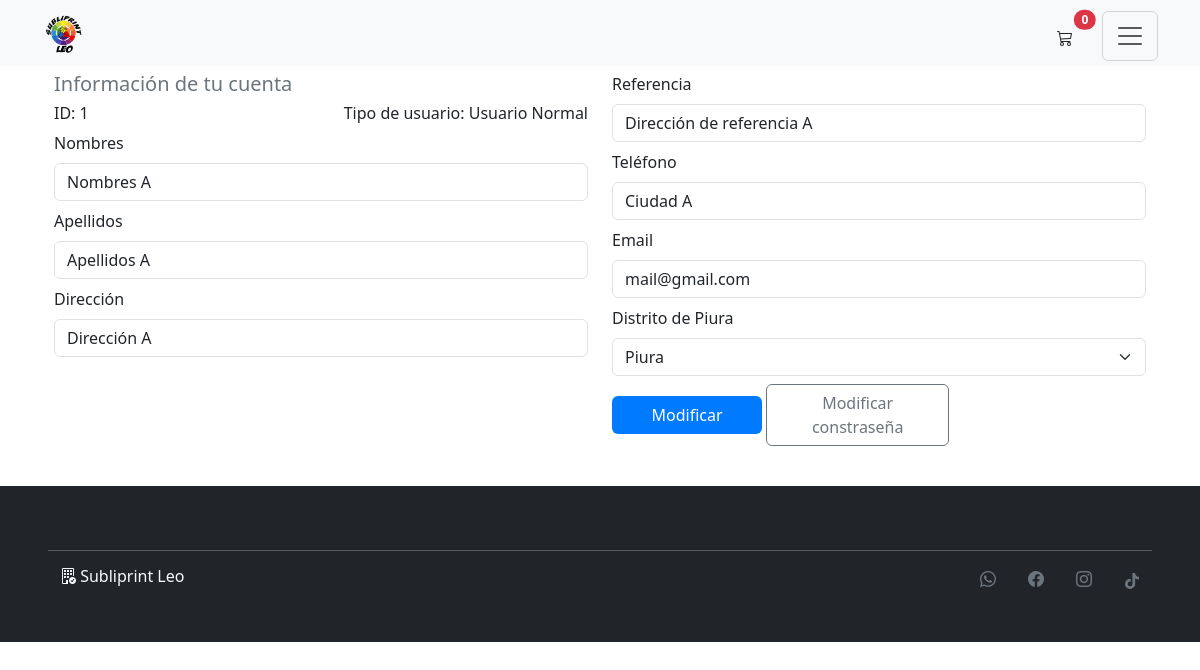
Screenshot of /app/views/checkout/settingsUser.php (signed in) with the database file from the repository.
### tables this page shows
CREATE TABLE `user` (
  `idUser` int(11) NOT NULL,
  `password` varchar(255) NOT NULL,
  `name` varchar(255) NOT NULL,
  `lastname` varchar(255) NOT NULL,
  `address` text NOT NULL,
  `reference` text NOT NULL,
  `mail` varchar(255) NOT NULL,
  `phone` varchar(30) NOT NULL,
  `city` text NOT NULL,
  `idTypeUser` int(11) NOT NULL,
  `create_user` datetime NOT NULL,
  `update_user` date DEFAULT NULL,
  `stateAccount` tinyint(1) NOT NULL DEFAULT 0
);

CREATE TABLE `typeuser` (
  `idTypeUser` int(11) NOT NULL,
  `name` varchar(255) NOT NULL,
  `description` text NOT NULL
);

CREATE TABLE `infopage` (
  `id` int(11) NOT NULL,
  `name` varchar(255) NOT NULL,
  `ruc` varchar(11) NOT NULL,
  `address` text NOT NULL,
  `phone` varchar(255) NOT NULL,
  `email` text NOT NULL,
  `dollarValue` float NOT NULL,
  `workingHours` varchar(255) NOT NULL,
  `holidayHours` varchar(255) NOT NULL
);

### config/database.php (called while the page is built, shortened)
<?php
class ConnectionDataBase {
    private $con;
    public function __construct()
    {
        $this->con = new PDO("mysql:host=".HOST.";dbname=".BASE.";port=".PORT, USER, PASS);
        if (!$this->con) {
            echo "Error en la conexión";
            exit;
        } else {
            return;
        }
    }
    public function getConnection()
    {
        return $this->con;
    }
}
?>

### app/controller/UserController.php (called while the page is built, shortened)
<?php
require_once(__DIR__.'/../model/UserModel.php');
class UserController {
    private $userModel;
    public function __construct() {
        $this->userModel = new UserModel();
    }
    public function getUserData($idUser) {
        $userData = $this->userModel->getUserData($idUser);
        return $userData;
    }
    public function getNameTypeUser($idUser) {
        $nameTypeUser = $this->userModel->getNameTypeUser($idUser);
        return $nameTypeUser;
    }
}
?>

### app/model/UserModel.php (called while the page is built, shortened)
<?php
require_once(__DIR__.'/../../config/database.php');
class UserModel {
    private $dbCon;
    public function __construct() {
        $this->dbCon = new ConnectionDataBase();
    }
    public function getUserData($idUser) {
        $sql = "SELECT idUser,
        password,
        name,
        lastname,
        address,
        reference,
        mail,
        phone,
        city,
        idTypeUser,
        create_user,
        update_user
         FROM user
        WHERE idUser = :idUser";
        $stmt = $this->dbCon->getConnection()->prepare($sql);
        $stmt->bindParam(':idUser',$idUser);
        $stmt->execute();
        return $stmt->fetch(PDO::FETCH_ASSOC);
    }
    public function getNameTypeUser($idUser) {
        $sql = "SELECT *,tu.name as nameTypeUser FROM user u INNER JOIN typeuser tu ON u.idTypeUser = tu.idTypeUser WHERE idUser = :idUser";
        $stmt = $this->dbCon->getConnection()->prepare($sql);
        $stmt->bindParam(':idUser',$idUser);
        $stmt->execute();
        return $stmt->fetch(PDO::FETCH_ASSOC);
    }
}
?>

### app/controller/InfoPageController.php (called while the page is built, shortened)
<?php
require_once(__DIR__.'/../model/InfoPageModel.php');
class InfoPageController {
    private $infoPageModel;
    public function __construct() {
        $this->infoPageModel = new InfoPageModel();
    }
    public function getInformationPage() {
        $data = $this->infoPageModel->getInformationPage();
        return $data;
    }
}
?>

### app/model/InfoPageModel.php (called while the page is built, shortened)
<?php
require_once(__DIR__.'/../../config/database.php');
class InfoPageModel {
    private $dbCon;
    public function __construct() {
        $this->dbCon = new ConnectionDataBase();
    }
    public function getInformationPage() {
        $sql = "SELECT * FROM infopage";
        $stmt = $this->dbCon->getConnection()->prepare($sql);
        $stmt->execute();
        $data = $stmt->fetchAll(PDO::FETCH_ASSOC);
        return $data;
    }
}
?>

### app/views/checkout/settingsUser.php (the view, shortened to what this page needs)
<?php
require_once('../../../app/controller/UserController.php');
?>
<!doctype html>
<html lang="en">
<head>
  <link href="https://cdn.jsdelivr.net/npm/bootstrap@5.2.1/dist/css/bootstrap.min.css" rel="stylesheet"
>
    <link href="https://cdn.jsdelivr.net/npm/bootstrap@5.3.2/dist/css/bootstrap.min.css" rel="stylesheet">
    <link rel="stylesheet" href="../../../public/css/main.css">
</head>
<body>
  <?php
    require_once('../../../app/views/layout/header.php');
  ?>
<main class="container pt-4">
  <div class="container pt-5 pb-3">
    <form action="../../../app/controller/UserController.php" method="post">
        <div class="row">
          <div class="col-md-6 rounded mb-3">
            <h5 class="text-secondary">Información de tu cuenta</h5>
                <div class="row justify-content-between">
                    <h6 class="col-md-auto">ID: <?=$idUser?></h6>
                    <h6 class="col-md-auto">Tipo de usuario: <span class="fw-light"><?=$userController->getNameTypeUser($idUser)['nameTypeUser']?></span></h6>
                </div>
                <div class="mb-2">
                  <label for="nameUser" class="form-label">Nombres</label>
                  <input type="text" class="form-control" id="nameUser" placeholder="Nombres" name="nameUser" value="<?=isset($user['name']) ? $user['name']:'';?>">
                </div>
                <div class="mb-2">
                  <label for="lastnameUser" class="form-label">Apellidos</label>
                  <input type="text" class="form-control" id="lastnameUser" placeholder="Apellidos" name="lastnameUser" value="<?=
                 isset($user['lastname']) ? $user['lastname']:'';?>">
                </div>
                <div class="mb-2">
                  <label for="addressUser" class="form-label">Dirección</label>
                  <input type="text" class="form-control" id="addressUser" placeholder="Dirección" name="addressUser" value="<?=isset($user['address'])?$user['address']:''?>">
                </div>
          </div>
          <div class="col-md-6 mb-3">
          <div class="mb-2">
                  <label for="addressReference" class="form-label">Referencia</label>
                  <input type="text" class="form-control" id="addressReference" placeholder="Referencia" name="addressReference" value="<?=isset($user['reference'])?$user['reference']:''?>">
                </div>
                <div class="mb-2">
                  <label for="phoneUser" class="form-label">Teléfono</label>
                  <input type="text" class="form-control" id="phoneUser" placeholder="Teléfono" name="phoneUser" pattern="[0-9]{9}" oninput="validarTelefono(this)"  value="<?=isset($user['phone'])?$user['phone']:''?>" maxlength="9">
                </div>
              <div class="mb-2">
                <label for="emailUser" class="form-label">Email</label>
                <input type="email" class="form-control" id="emailUser" placeholder="name@example.com" name="emailUser" value="<?=isset($user['mail'])?$user['mail']:''?>">
              </div>
              <div class="mb-2">
                <label for="cityUser" class="form-label">Distrito de Piura</label>
                <select class="form-select" aria-label="Default select example" name="cityUser" id="cityUser">
                  <option value="Piura" <?=isset($user['city']) && $user['city'] == 'Piura' ? 'selected':''?>>Piura</option>
                </select>
              </div>
              <button type="submit" class="btn background-general mb-2" style="width:150px;" name="btn-updateUser">Modificar</button>
              <a href="../../../app/views/auth/verifyToken.php?mailUser=<?=isset($user['mail'])?$user['mail']:''?>" class="btn btn-outline-secondary mb-2" style="width:183px;">Modificar constraseña</a>
            </div>
        </div>
    </form>
  </div>
</main>
  <?php
    require_once('../../../app/views/layout/footer.php');
  ?>
</body>
</html>

### app/views/layout/footer.php
<?php
require_once('../../../app/controller/InfoPageController.php');
$controllerInfoPage = new InfoPageController();
$data = $controllerInfoPage->getInformationPage()[0];
?>
<footer class="bg-dark text-light p-5 bottom-0">
    <hr class="container">
    <div class="container">
        <div class="row gap-2">
            <h6 href="" class="col-md"><i class="bi bi-building-check"></i> <?=$data['name']?></h6>
            <a href="https://api.whatsapp.com/send?phone=%2B51981518655&data=ARD5bJFSxbZgBdTmUov3bmSnlKBli-ZJBjJxhzGlK2CYT3Oa51nnJ4CIROFUJevltehGqJP-06zgSwpeuy_bEuHtDMR4NfiO2Qo3u4wfZvRQEA-bxVvxFXTNZQJwyloCOFOo3lBsKz5QXXsbK3t8PLeczQ&source=FB_Page&app=facebook&entry_point=page_cta&fbclid=IwAR3uUucuj4XFwz-NMhbY0CH2CFJt4ckl0jlGWNz1-0ieFnqrn-kCzFd-Pkw" class="link-offset-2 link-underline link-underline-opacity-0 link-secondary text-center align-items-center col-md-1 text-truncate" style="width:40px;" target="_blank"><i class="bi bi-whatsapp"></i></a>
            <a href="https://www.facebook.com/profile.php?id=100084859817775&mibextid=ZbWKwL&_rdc=2&_rdr" class="link-offset-2 link-underline link-underline-opacity-0 link-secondary text-center align-items-center col-md-1 text-truncate" style="width:40px;" target="_blank"><i class="bi bi-facebook"></i></a>
            <a href="https://www.instagram.com/subliprint_leo/?igshid=OGQ5ZDc2ODk2ZA%3D%3D" class="link-offset-2 link-underline link-underline-opacity-0 link-secondary text-center align-items-center col-md-1 text-truncate" style="width:40px;" target="_blank"><i class="bi bi-instagram"></i></a>
            <a href="https://www.tiktok.com/@subliprint_leo?_t=8hkG2iqs4MI&_r=1" class="link-offset-2 link-underline link-underline-opacity-0 link-secondary text-center align-items-center col-md-1 text-truncate" style="width:40px;" target="_blank"><svg xmlns="http://www.w3.org/2000/svg" height="16" width="14" viewBox="0 0 448 512"><path d="M448 209.9a210.1 210.1 0 0 1 -122.8-39.3V349.4A162.6 162.6 0 1 1 185 188.3V278.2a74.6 74.6 0 1 0 52.2 71.2V0l88 0a121.2 121.2 0 0 0 1.9 22.2h0A122.2 122.2 0 0 0 381 102.4a121.4 121.4 0 0 0 67 20.1z" fill="#6c757d"/></svg></a>
        </div>
    </div>
</footer>

### public/css/main.css (style rules this page uses)
:root { --background-color-components-1:rgba(203, 147, 81, 1); --about-1:rgba(203, 146, 81, 0.6); }

### public/css/components/buttons.css (style rules this page uses)
:root { --btn-color: #007bff; }
.btn.background-general { background-color:var(--btn-color); color:white; }

### rows the page displays
user: idTypeUser.name "Usuario Normal", nameUser "Nombres A", lastnameUser "Apellidos A", addressUser "Dirección A", addressReference "Dirección de referencia A", phoneUser "Ciudad A", emailUser "mail@gmail.com"
infopage: name "Subliprint Leo"

### other values shown
$cartModel->countProducts() "0"
$idUser "1"
